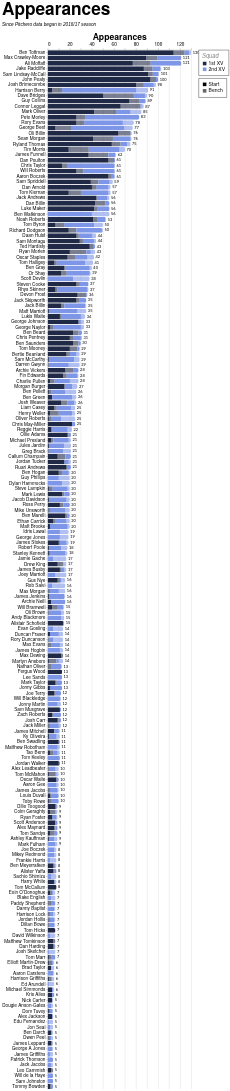

Vega-Lite specification stored for this chart:
### Vega-Lite specification from a JSON file in a GitHub repository (floating-point values rounded to 4 significant figures; data arrays with more than 128 entries replaced by an {"elided": "..."} marker saying what was removed)
{"config": {"axis": {"labelFont": "PT Sans Narrow, Helvetica Neue, Helvetica, Arial, sans-serif", "titleFont": "PT Sans Narrow, Helvetica Neue, Helvetica, Arial, sans-serif", "labelFontSize": 13, "titleFontSize": 24, "gridColor": "#202947", "gridOpacity": 0.2, "zindex": 1}, "text": {"font": "Lato, sans-serif"}, "bar": {"cornerRadiusEnd": 5}, "header": {"labelFont": "PT Sans Narrow, Helvetica Neue, Helvetica, Arial, sans-serif", "titleFont": "PT Sans Narrow, Helvetica Neue, Helvetica, Arial, sans-serif", "labelFontSize": 24, "titleFontSize": 28, "labelFontWeight": "bold", "orient": "left"}, "legend": {"labelFont": "PT Sans Narrow, Helvetica Neue, Helvetica, Arial, sans-serif", "titleFont": "PT Sans Narrow, Helvetica Neue, Helvetica, Arial, sans-serif", "labelFontSize": 14, "titleFontSize": 16, "titlePadding": 5, "fillColor": "white", "strokeColor": "black", "padding": 10, "titleFontWeight": "lighter", "titleFontStyle": "italic", "titleColor": "gray", "offset": 10}, "title": {"font": "PT Sans Narrow, Helvetica Neue, Helvetica, Arial, sans-serif", "fontSize": 48, "fontWeight": "bold", "anchor": "start", "align": "center", "titlePadding": 20, "subtitlePadding": 10, "subtitleFontSize": 13, "subtitleColor": "", "subtitleFontStyle": "italic", "offset": 15, "color": "black"}, "axisX": {"labelAngle": 0}, "facet": {"title": null, "header": null, "align": {"row": "each", "column": "each"}, "spacing": 10}, "resolve": {"scale": {"y": "independent", "facet": "independent"}}, "background": "transparent", "scale": {"offsetBandPaddingOuter": 0.2, "offsetBandPaddingInner": 0.1}, "view": {"stroke": null, "background": "transparent"}}, "layer": [{"mark": {"type": "bar"}, "encoding": {"color": {"field": "squad", "legend": {"direction": "vertical", "labelExpr": "datum.value + ' XV'", "offset": 20, "orient": "right", "title": "Squad"}, "scale": {"domain": ["1st", "2nd"], "range": ["#202946", "#7d96e8"]}, "sort": ["1st", "2nd"], "type": "nominal"}, "opacity": {"field": "start", "legend": {"direction": "vertical", "offset": 20, "orient": "right", "title": null}, "scale": {"domain": ["Start", "Bench"], "range": [1.0, 0.6]}, "sort": ["Start", "Bench"], "type": "nominal"}, "order": {"field": "stack_order", "sort": "ascending", "type": "quantitative"}, "tooltip": [{"field": "player", "title": "Player", "type": "nominal"}, {"field": "squad", "title": "Squad", "type": "nominal"}, {"field": "start", "title": "Selection", "type": "nominal"}, {"aggregate": "sum", "field": "games", "title": "Games", "type": "quantitative"}, {"aggregate": "max", "field": "player_total", "title": "Total", "type": "quantitative"}], "x": {"aggregate": "sum", "axis": {"orient": "top", "title": "Appearances"}, "field": "games", "type": "quantitative"}, "y": {"field": "player", "sort": {"field": "player_total", "op": "max", "order": "descending"}, "title": null, "type": "nominal"}}}, {"mark": {"type": "text", "align": "left", "baseline": "middle", "color": "black", "dx": 4, "fontSize": 11}, "encoding": {"text": {"field": "total_games", "format": ".0f", "type": "quantitative"}, "x": {"axis": {"orient": "top", "title": "Appearances"}, "field": "total_games", "type": "quantitative"}, "y": {"field": "player", "sort": {"field": "player_total", "op": "max", "order": "descending"}, "title": null, "type": "nominal"}}, "transform": [{"aggregate": [{"op": "sum", "field": "games", "as": "total_games"}, {"op": "max", "field": "player_total", "as": "player_total"}], "groupby": ["player"]}]}], "data": {"name": "data-b44b4efcdb86cf444509bdb2a96e0359"}, "height": {"step": 15}, "params": [{"name": "seasonParam", "value": []}, {"name": "gameTypesParam", "value": []}, {"name": "squadParam", "value": "All"}, {"name": "positionsParam", "value": []}, {"name": "minAppsParam", "value": 5}], "title": {"text": "Appearances", "subtitle": "Since Pitchero data began in 2016/17 season"}, "transform": [{"filter": "length(seasonParam) === 0 || indexof(seasonParam, datum.season) >= 0"}, {"filter": "length(gameTypesParam) === 0 || indexof(gameTypesParam, datum.game_type) >= 0"}, {"filter": "squadParam === \"All\" || datum.squad === squadParam"}, {"filter": "length(positionsParam) === 0 || indexof(positionsParam, datum.position) >= 0"}, {"joinaggregate": [{"op": "sum", "field": "games", "as": "player_total"}], "groupby": ["player"]}, {"filter": "datum.player_total >= minAppsParam"}], "width": 400, "$schema": "https://vega.github.io/schema/vega-lite/v5.20.1.json", "datasets": {"data-b44b4efcdb86cf444509bdb2a96e0359": {"elided": "2377 records"}}}
